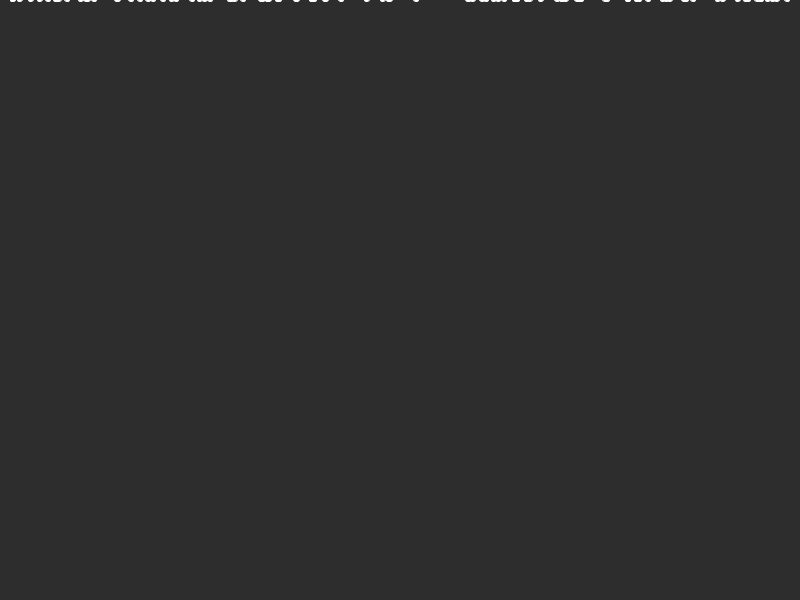
Frame 1 (no input)
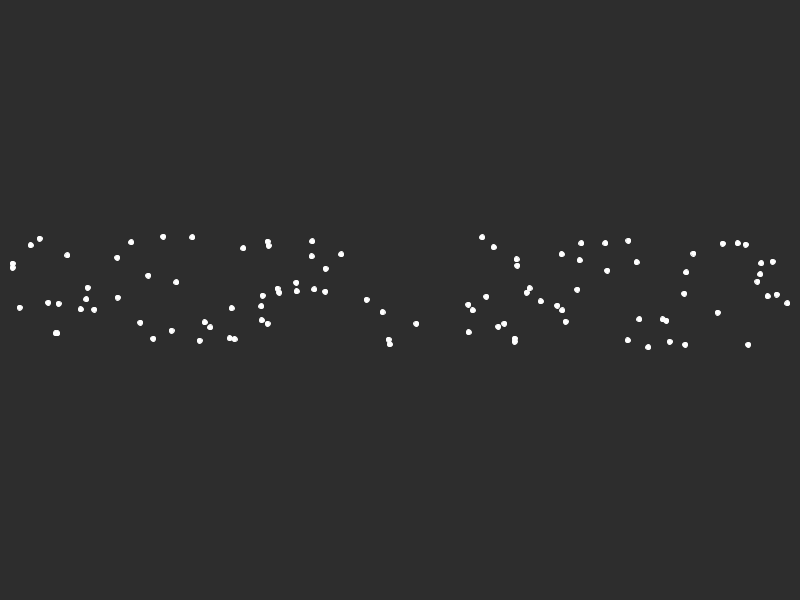
Frame 60 (the mouse pressed at the canvas centre just before this capture)
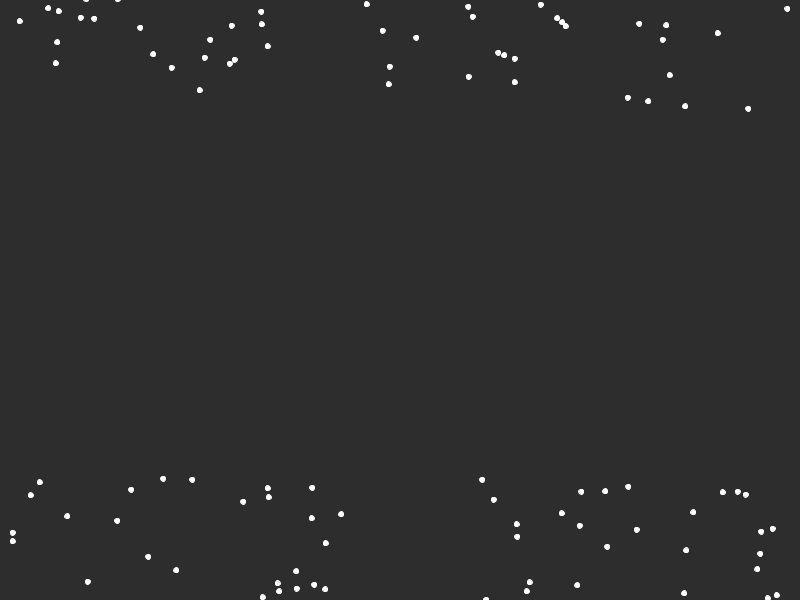
Frame 120 (the mouse held since frame 60 and released just before this capture)

The Processing sketch that drew these frames (run headless with seeded random() and noise(); from frame 60 on, the mouse is pressed at the canvas centre):

// Processing sketch: Snowfall
// ── Snowfall.pde
ArrayList <Snowflake> s = new ArrayList <Snowflake>();
float sx, sy;
float maxSF = 100;
float v;

void setup()
{
  size(800, 600);
  createSFS();
}


void draw()
{
  background(45);

  for (int i = 0; i < s.size(); i++)
  {
    s.get(i).show();
    s.get(i).fall();
    if (s.get(i).y > height)
    {
      s.get(i).y = -1;
      s.get(i).v = random(3, 7);
    }
  }
}

void createSFS()
{
  for (int i = 0; i < maxSF; i++)
  {
    sx = random(width);
    sy = random(-1, -10);
    v = random(4, 6);
    s.add(new Snowflake());
    s.get(i).create(sx, sy, v);
  }
}

// ── Snowflake.pde
class Snowflake {

  float r = 5;
  float x, y, v;
  void create(float x, float y, float v)
  {
    this.x = x;
    this.y = y;
    this.v = v;
  }
  
  void show()
  {
    fill(255);
    stroke(255);
    ellipse (x, y, 5, 5);
  }
  
   void fall()
   {
     y += v;
   }
}
